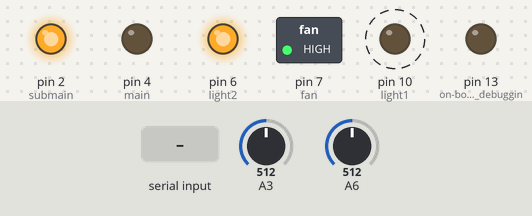
Recording of a sketch running on a simulated Arduino Nano, built with avr-gcc and run on an emulated ATmega328P. Shown: switched loads named in the sketch (green lamp = pin HIGH), output pins drawn as LEDs (lit = HIGH). Dashed ring = blinking. The inputs (shaded band) are chosen by the test bench; at power-on: A3 = 512, A6 = 512. What the sketch prints to the serial monitor is not drawn.

Above: at 8.2 s.
8.3 s: A3 set to 104
At 8.52 s:
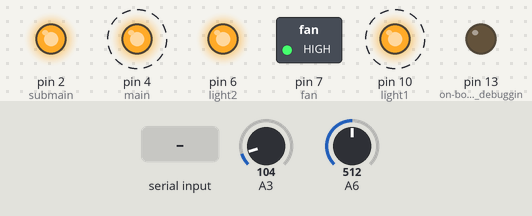
11.3 s: A3 set to 91
14.3 s: "L" received over the second serial link
At 14.6 s:
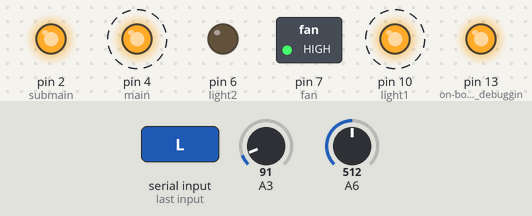
17.3 s: A6 set to 109
20.3 s: A6 set to 95
At 21.3 s:
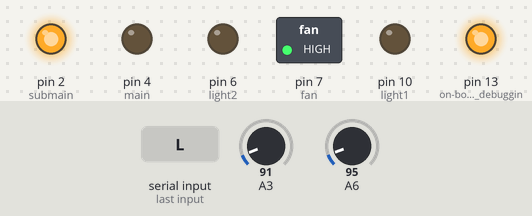
22.0 s: "n" received over the second serial link
At 22.6 s:
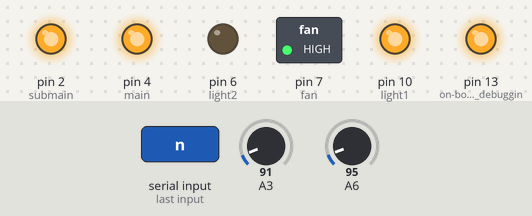
Timing chart, 0 to 29.7 s (numbered marks = the images above; inputs shaded):
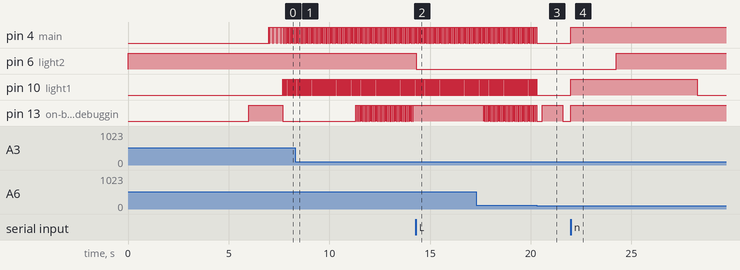

Measured:
- the behaviour switches between 101 and 100 on A6 (found by bisection; images 2 and 3)
- after the input at 14.3 s, pin 6 (light2): HIGH → LOW at once
- after the input at 20.3 s, pin 4 (main), pin 10 (light1): stops changing and stays LOW
- after the input at 22.0 s, pin 4 (main): LOW → HIGH at once; pin 6 (light2): LOW → HIGH after 2.2 s; pin 10 (light1): LOW → HIGH at once, → LOW 6.3 s later
- by itself, pin 4 (main): alternates HIGH for 0.05 s and LOW for 0.02 s
- by itself, pin 10 (light1): alternates HIGH for 0.03 s and LOW for 0.04 s

The sketch:

Controller.ino
```cpp
#include <Servo.h>
#include <SoftwareSerial.h>

// Servo myservo; // (currently commented out)
int knob, motion, notion = 0, i = 0, count = 10, value = 1, count2 = 0, count1 = 0, stime = 0, angle = 90, add = 1, lightcnt1 = 0, lightcnt2 = 0, mainlightcnt = 0;

#define RX 12   // CONFIRMED
#define TX 9    // CONFIRMED

SoftwareSerial Sentinal = SoftwareSerial(RX, TX);

void setup() {
  // myservo.attach(11);  // (currently commented out)

  pinMode(A3, INPUT);
  pinMode(A6, INPUT);
  pinMode(4, OUTPUT);   // main
  pinMode(2, OUTPUT);   // submain
  pinMode(6, OUTPUT);   // light2
  digitalWrite(6, HIGH); // Ensure light2 is OFF initially
  pinMode(7, OUTPUT);   // fan
  digitalWrite(7, HIGH);
  digitalWrite(2, HIGH);

  pinMode(10, OUTPUT);  // light1 (main light)
  digitalWrite(10, LOW);

  pinMode(13, OUTPUT);  // on-board LED for debugging
  digitalWrite(13, LOW);
  delay(6000);
  digitalWrite(13, HIGH);
  delay(1000);
  digitalWrite(13, LOW);

  Serial.begin(9600);
  Sentinal.begin(9600);
}

int ldrcnt = 0, systemMode = 1;
char receivedChar;

// Function to reset the system
void resetSystem() {
  Serial.println("System reset initiated...");
  delay(1000);
  asm volatile ("jmp 0");  // Software reset (AVR)
}

void loop() {
  receivedChar = Sentinal.read();

  // Handle commands from NodeMCU
  switch (receivedChar) {
    case 'N': systemMode = 0; break;
    case 'n': systemMode = 1; break;
    case 'L': digitalWrite(6, LOW); break;  // Turn light2 ON
    case 'l': digitalWrite(6, HIGH); break; // Turn light2 OFF
    case 'C':
      mainlightcnt = 5000;  // Extend the light duration
      Serial.println("Motion continued, light duration extended");
      break;
    case 'R':
      resetSystem();  // Reset the system
      break;
  }

  // Check if LDR detects enough light
  if (analogRead(A6) > 100) {
    ldrcnt++;
    if (ldrcnt >= 2) {
      ldrcnt = 0;
      systemMode = (systemMode + 1) % 3;
    }
  } else {
    ldrcnt = 0;
  }

  // Handle motion and lights
  if (systemMode != 2) {
    digitalWrite(4, HIGH);  // main light stays on

    if (analogRead(A3) < 100)
      lightcnt2 = 0;
    lightcnt2++;

    if (lightcnt2 > 15) {
      digitalWrite(13, LOW);  // Indicate movement
      mainlightcnt = 1000;   // Reset main light timer
    } else {
      digitalWrite(13, HIGH);  // No movement detected
    }

    if (mainlightcnt > 0) {
      mainlightcnt--;
      digitalWrite(10, systemMode);  // Control pin 10 (main light)

      // Notify motion detection
      if (systemMode == 1) {
        Sentinal.println('M');
        if (mainlightcnt < 300) digitalWrite(6, HIGH);
      }
    } else {
      digitalWrite(10, LOW);  // Turn off main light
      digitalWrite(6, HIGH);  // Turn off light2
      Serial.println("Main light and light2 turned off after timeout");
    }

  } else {
    digitalWrite(4, LOW);  // Turn off main light if systemMode = 2
    digitalWrite(10, LOW); // Turn off light1
    lightcnt1++;

    if (lightcnt1 >= 100 && lightcnt1 < 201) {
      digitalWrite(13, LOW);
    } else if (lightcnt1 > 203) {
      digitalWrite(13, HIGH);
      lightcnt1 = 0;
    }
  }

  delay(10);
}
```
